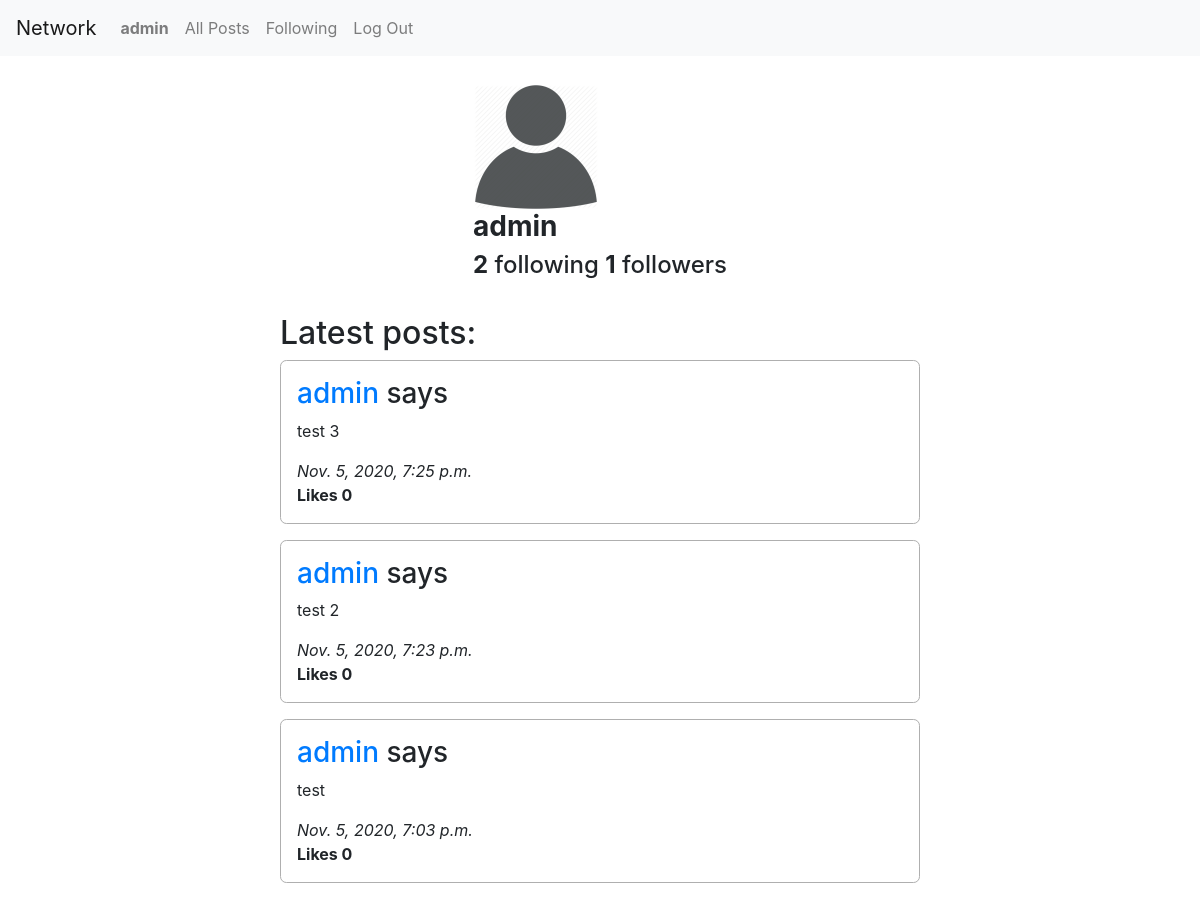
/profile/2 (signed in), run on the app's committed database.
### network/models.py (models this page shows, shortened)
class User(AbstractUser):
    pass

class Post(models.Model):
    poster = models.ForeignKey(User, on_delete=models.CASCADE, related_name='posts')
    content = models.TextField()
    timestamp = models.DateTimeField(auto_now=True)
    likes = models.IntegerField(default=0)

### network/views.py (the view, shortened to what this page needs)
# urls.py: path("profile/<int:profileId>", views.ProfilePage.as_view(), name="profilePage"),
class ProfilePage(View):
    template_name = 'network/profilePage.html'
    def _checkVisitorIsFollowingThisProfile(self, request, profile_followers):
        from django.contrib.auth.models import AnonymousUser
        if isinstance(request.user, AnonymousUser):
            return False
        visitor = User.objects.get(id=request.user.id)
        if visitor.id in map(lambda profile_follower: profile_follower.id, profile_followers):
            return True
        return False
    def get(self, request, profileId):
        try:
            profile = User.objects.get(id=profileId)
        except ObjectDoesNotExist:
            return HttpResponse(status=404)
        profile_posts = Post.objects.order_by('-timestamp').filter(poster=profile)
        profile_followers = [profile_follower.user_follower for profile_follower in profile.followers.all()]
        profile_following = profile.users_being_followed.all()
        visitor_is_following = self._checkVisitorIsFollowingThisProfile(request, profile_followers)
        context = {
            'profile_id': profile.id,
            'username': profile.username,
            'n_of_followers': len(profile_followers),
            'n_following': len(profile_following),
            'profile_posts': profile_posts,
            'visitor_is_following': visitor_is_following
        }
        return render(request, self.template_name, context)

### network/templates/network/profilePage.html (shortened to what this page needs)
{% extends './layout.html' %}
{% load static %}
{% block body %}
	<div class="container-sm profileContainer">
		<div>
			<img src="{% static 'network/images/profileImage.png' %}" alt="Profile image">
			<h3>
				<strong>{{ username }}</strong>
			</h3>
			<h4 class="followNumbers">
				<strong id="following">{{ n_following }}</strong> following
				<strong id="followers">{{ n_of_followers }}</strong> followers
			</h4>
		</div>
	</div>
	<div class="postsContainer">
		<h2>Latest posts:</h2>
		{% for post in profile_posts %}
			<div class="post">
				<h3>
						<a href="{% url 'profilePage' post.poster.id %}">{{ post.poster }}</a> says
				</h3>
				<p>{{ post.content }}</p>
				<em>{{ post.timestamp }}</em>
				<br>
				<strong>Likes {{ post.likes }}</strong>
				<br>
			</div>
		{% empty %}
			<h2>There are no posts here yet...</h2>
		{% endfor %}
	</div>
{% endblock %}

### network/templates/network/layout.html (shortened to what this page needs)
{% load static %}
<!DOCTYPE html>
<html lang="en">
    <head>
        <link rel="stylesheet" href="https://stackpath.bootstrapcdn.com/bootstrap/4.4.1/css/bootstrap.min.css">
        <link href="{% static 'network/styles/styles.css' %}" rel="stylesheet">
    </head>
    <body>
        <nav class="navbar navbar-expand-lg navbar-light bg-light">
            <a class="navbar-brand" href="{% url 'index' %}">Network</a>
            <div>
              <ul class="navbar-nav mr-auto">
                {% if user.is_authenticated %}
                    <li class="nav-item">
                        <a class="nav-link" href="{% url 'profilePage' user.id %}">
                            <strong>{{ user.username }}</strong>
                        </a>
                    </li>
                {% endif %}
                <li class="nav-item">
                  <a class="nav-link" href="{% url 'index' %}">All Posts</a>
                </li>
                {% if user.is_authenticated %}
                    <li class="nav-item">
                        <a class="nav-link" href="{% url 'followingPage' %}">Following</a>
                    </li>
                    <li class="nav-item">
                        <a class="nav-link" href="{% url 'logout' %}">Log Out</a>
                    </li>
                {% endif %}
              </ul>
            </div>
          </nav>
        <div class="body">
            {% block body %}
            {% endblock %}
        </div>
    </body>
</html>

### network/static/network/styles/styles.css (style rules this page uses)
* { margin: 0; padding: 0; }
html { font-size: 100%; box-sizing: border-box; }
.profileContainer { display: flex; justify-content: space-evenly; align-items: center; width: 40em; margin: 1.6em auto; }
.postsContainer { max-width: 40em; margin: auto; }
.postsContainer .post { margin: auto; margin-bottom: 1em; padding: 1em; border-radius: 0.4em; border: 0.075em solid #afafaf; }

### data on the page
User: username "admin"
Post: poster "admin", content "test 3", timestamp "Nov. 5, 2020, 7:25 p.m.", likes "0"
Post: poster "admin", content "test 2", timestamp "Nov. 5, 2020, 7:23 p.m.", likes "0"
Post: poster "admin", content "test", timestamp "Nov. 5, 2020, 7:03 p.m.", likes "0"

### other printed values
{{ n_following }} "2"
{{ n_of_followers }} "1"
